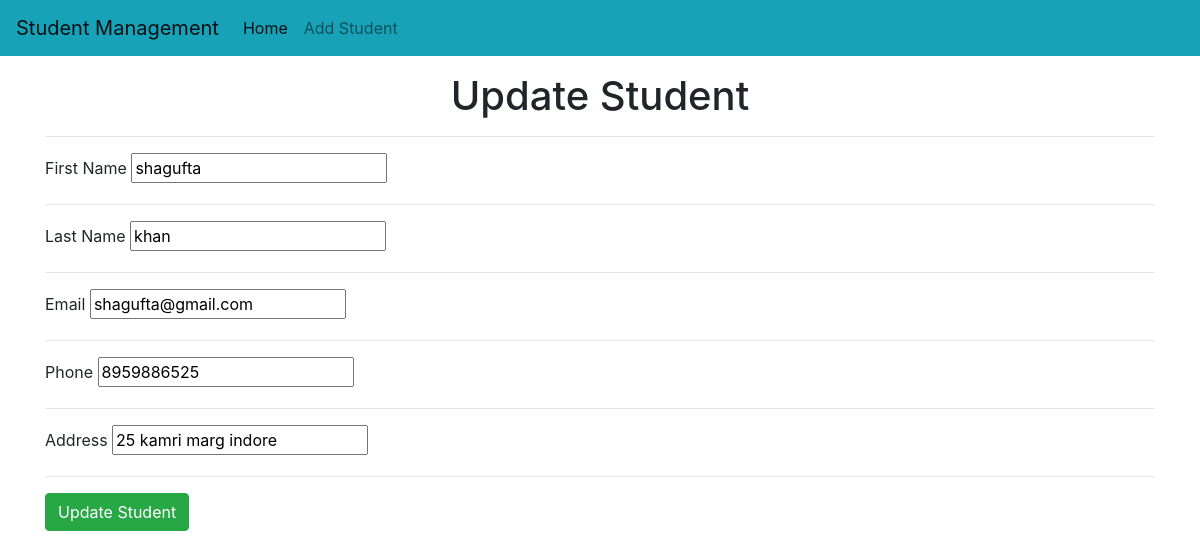
Page /update_student/4 on the committed database.
### crud_operation/models.py (models this page shows)
class Student(models.Model):
    first_name= models.CharField(max_length=100)
    last_name= models.CharField(max_length=100)
    email=models.CharField(max_length=150)
    phone= models.CharField(max_length=10)
    address=models.CharField(max_length=100)

### crud_operation/views.py (the view)
# urls.py: path('update_student/<int:id>',update_student),
def update_student(request,id):
    students=Student.objects.get(id=id)
    s1= Student.objects.all()
    context={
        'students':students,
        's1': s1
    }
    return render(request, 'update.html', context)

### crud_operation/templates/update.html (shortened to what this page needs)
<!doctype html>
<html lang="en">
  <head>
    <link rel="stylesheet" href="https://cdn.jsdelivr.net/npm/bootstrap@4.0.0/dist/css/bootstrap.min.css">
  </head>
  <body>
     {% include "navbar.html" %}
    <h1 class="text-center my-3"> Update Student</h1>
       <div class="container">
      <hr>
<form action="/do_update_student/{{ students.id }}" method="post">
    <label for="first_name" >First Name</label>
    <input type="text"  id="first_name" name="first_name" value="{{ students.first_name}}">
    <hr>
    <label for="last_name" >Last Name</label>
    <input type="text"  id="last_name" name="last_name" value="{{ students.last_name }}" >
    <hr>
    <label for="email" >Email</label>
    <input type="text"  id="email" name="email" value="{{ students.email }}" >
    <hr>
    <label for="phone" >Phone</label>
    <input type="number"  id="phone" name="phone" value="{{ students.phone }}" >
    <hr>
    <label for="address" >Address</label>
    <input type="text"  id="address" name="address" value="{{ students.address }}" >
    <hr>
  <button type="submit" class="btn btn-success">Update Student</button>
</form>
  </div>
  </body>
</html>

### rows in the picture
Student: first_name "shagufta", last_name "khan", email "shagufta@gmail.com", phone "8959886525", address "25 kamri marg indore"
